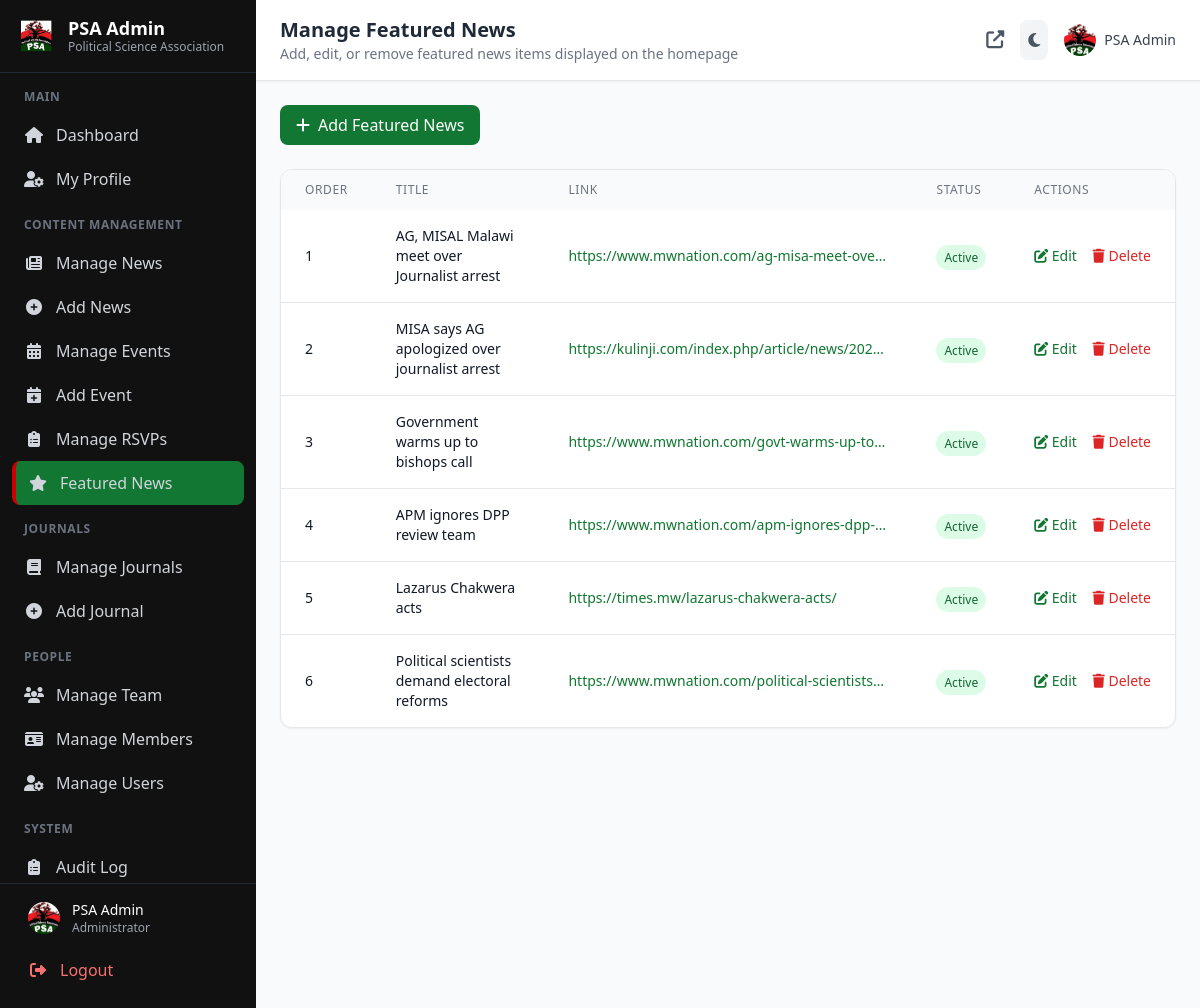
The page /admin/manage_featured_news.php (signed in) on the database its author committed.
### tables this page shows
CREATE TABLE `featured_news` (
  `id` int NOT NULL,
  `title` varchar(500) NOT NULL,
  `link_url` varchar(1000) NOT NULL,
  `image` varchar(500) DEFAULT NULL,
  `description` text,
  `sort_order` int DEFAULT '0',
  `is_active` tinyint(1) DEFAULT '1',
  `created_at` timestamp NULL DEFAULT CURRENT_TIMESTAMP,
  `updated_at` timestamp NULL DEFAULT CURRENT_TIMESTAMP ON UPDATE CURRENT_TIMESTAMP
);

### admin/manage_featured_news.php (the view, shortened to what this page needs)
<?php
include '../includes/db.php';
$featuredNews = $conn->query("SELECT * FROM featured_news ORDER BY sort_order ASC, created_at DESC");
include 'includes/admin_header.php';
include 'includes/admin_sidebar.php';
?>
<main class="flex-1 md:ml-64 min-h-screen transition-all duration-300" id="main-content">
    <header class="bg-white dark:bg-gray-800 shadow-sm border-b border-gray-200 dark:border-gray-700 sticky top-0 z-40 transition-colors duration-300">
        <div class="flex items-center justify-between px-6 py-4">
            <div class="flex items-center gap-4">
                <div>
                    <h1 class="text-xl font-bold text-gray-800 dark:text-white">Manage Featured News</h1>
                    <p class="text-sm text-gray-500 dark:text-gray-400">Add, edit, or remove featured news items displayed on the homepage</p>
                </div>
            </div>
            <div class="flex items-center gap-4">
                <a href="../index.php" target="_blank" class="text-gray-600 dark:text-gray-300 hover:text-psaGreen transition" title="View Site">
                    <i class="fas fa-external-link-alt text-lg"></i>
                </a>
                <button id="theme-toggle" class="p-2 rounded-lg bg-gray-100 dark:bg-gray-700 text-gray-600 dark:text-yellow-400 hover:bg-gray-200 dark:hover:bg-gray-600 transition" title="Toggle theme">
                    <i class="fas fa-moon dark:hidden"></i>
                </button>
                <?php
                $headerUserPic = '';
                if (isset($_SESSION['admin'])) {
                    $userResult = $conn->query("SELECT profile_pic FROM admins WHERE username = '" . $conn->real_escape_string($_SESSION['admin']) . "'");
                    if ($userResult) {
                        $userData = $userResult->fetch_assoc();
                        $headerUserPic = $userData['profile_pic'] ?? '';
                    }
                }
                ?>
                <a href="profile.php" class="flex items-center gap-2 hover:opacity-80 transition">
                    <?php if (!empty($headerUserPic) && file_exists('../uploads/users/' . $headerUserPic)): ?>
                        <img src="../uploads/users/<?= htmlspecialchars($headerUserPic) ?>" alt="Profile" class="w-8 h-8 rounded-full object-cover">
                    <?php else: ?>
                        <img src="../images/logo.png" alt="Admin" class="w-8 h-8 rounded-full">
                    <?php endif; ?>
                    <span class="text-sm font-medium text-gray-700 dark:text-gray-300 hidden sm:block"><?= htmlspecialchars($_SESSION['admin']) ?></span>
                </a>
            </div>
        </div>
    </header>
    <div class="p-6">
        <div class="mb-6">
            <a href="add_featured_news.php" class="bg-psaGreen hover:bg-green-800 text-white px-4 py-2 rounded-lg transition font-medium inline-flex items-center gap-2">
                <i class="fas fa-plus"></i> Add Featured News
            </a>
        </div>
        <div class="bg-white dark:bg-gray-800 rounded-xl shadow-sm border border-gray-200 dark:border-gray-700 overflow-hidden">
            <div class="overflow-x-auto">
                <table class="w-full">
                    <thead class="bg-gray-50 dark:bg-gray-700">
                        <tr>
                            <th class="px-6 py-3 text-left text-xs font-medium text-gray-500 dark:text-gray-400 uppercase tracking-wider">Order</th>
                            <th class="px-6 py-3 text-left text-xs font-medium text-gray-500 dark:text-gray-400 uppercase tracking-wider">Title</th>
                            <th class="px-6 py-3 text-left text-xs font-medium text-gray-500 dark:text-gray-400 uppercase tracking-wider">Link</th>
                            <th class="px-6 py-3 text-left text-xs font-medium text-gray-500 dark:text-gray-400 uppercase tracking-wider">Status</th>
                            <th class="px-6 py-3 text-left text-xs font-medium text-gray-500 dark:text-gray-400 uppercase tracking-wider">Actions</th>
                        </tr>
                    </thead>
                    <tbody class="divide-y divide-gray-200 dark:divide-gray-700">
                        <?php if ($featuredNews->num_rows > 0): ?>
                            <?php while ($news = $featuredNews->fetch_assoc()): ?>
                                <tr class="hover:bg-gray-50 dark:hover:bg-gray-700/50 transition">
                                    <td class="px-6 py-4 whitespace-nowrap text-sm text-gray-900 dark:text-white">
                                        <?= (int)$news['sort_order'] ?>
                                    </td>
                                    <td class="px-6 py-4 text-sm text-gray-900 dark:text-white">
                                        <?= htmlspecialchars($news['title']) ?>
                                    </td>
                                    <td class="px-6 py-4 text-sm text-gray-500 dark:text-gray-400">
                                        <a href="<?= htmlspecialchars($news['link_url']) ?>" target="_blank" class="text-psaGreen hover:underline truncate block max-w-xs">
                                            <?= htmlspecialchars($news['link_url']) ?>
                                        </a>
                                    </td>
                                    <td class="px-6 py-4 whitespace-nowrap">
                                        <span class="px-2 py-1 text-xs rounded-full <?= $news['is_active'] ? 'bg-green-100 text-green-800 dark:bg-green-900/30 dark:text-green-400' : 'bg-red-100 text-red-800 dark:bg-red-900/30 dark:text-red-400' ?>">
                                            <?= $news['is_active'] ? 'Active' : 'Inactive' ?>
                                        </span>
                                    </td>
                                    <td class="px-6 py-4 whitespace-nowrap text-sm">
                                        <a href="edit_featured_news.php?id=<?= $news['id'] ?>" class="text-psaGreen hover:text-green-800 mr-3">
                                            <i class="fas fa-edit"></i> Edit
                                        </a>
                                        <a href="?delete=<?= $news['id'] ?>" class="text-red-600 hover:text-red-800" onclick="return confirm('Are you sure?')">
                                            <i class="fas fa-trash"></i> Delete
                                        </a>
                                    </td>
                                </tr>
                            <?php endwhile; ?>
                        <?php endif; ?>
                    </tbody>
                </table>
            </div>
        </div>
    </div>
</main>
<?php include 'includes/admin_footer.php'; ?>

### admin/includes/admin_header.php (style rules this page uses)
body, main, header, .stat-card, .bg-white { transition: background-color 0.3s ease, color 0.3s ease, border-color 0.3s ease; }

### rows shown on the page
featured_news: sort_order "1", title "AG, MISAL Malawi meet over Journalist arrest", link_url "https://www.mwnation.com/ag-misa-meet-ove…", is_active "Active"
featured_news: sort_order "2", title "MISA says AG apologized over journalist arrest", link_url "https://kulinji.com/index.php/article/news/202…", is_active "Active"
featured_news: sort_order "3", title "Government warms up to bishops call", link_url "https://www.mwnation.com/govt-warms-up-to…", is_active "Active"
featured_news: sort_order "4", title "APM ignores DPP review team", link_url "https://www.mwnation.com/apm-ignores-dpp-…", is_active "Active"
featured_news: sort_order "5", title "Lazarus Chakwera acts", link_url "https://times.mw/lazarus-chakwera-acts/", is_active "Active"
featured_news: sort_order "6", title "Political scientists demand electoral reforms", link_url "https://www.mwnation.com/political-scientists…", is_active "Active"

### other values the page prints
$_SESSION['admin'] "PSA Admin"
